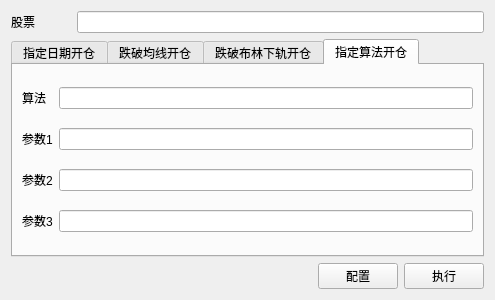
<?xml version="1.0" encoding="UTF-8"?>
<ui version="4.0">
 <class>Form</class>
 <widget class="QWidget" name="Form">
  <property name="geometry">
   <rect>
    <x>0</x>
    <y>0</y>
    <width>495</width>
    <height>300</height>
   </rect>
  </property>
  <property name="windowTitle">
   <string>Form</string>
  </property>
  <layout class="QGridLayout" name="gridLayout">
   <item row="0" column="0">
    <widget class="QLabel" name="label">
     <property name="sizePolicy">
      <sizepolicy hsizetype="Preferred" vsizetype="Preferred">
       <horstretch>0</horstretch>
       <verstretch>0</verstretch>
      </sizepolicy>
     </property>
     <property name="maximumSize">
      <size>
       <width>64</width>
       <height>16777215</height>
      </size>
     </property>
     <property name="text">
      <string>股票</string>
     </property>
     <property name="alignment">
      <set>Qt::AlignLeading|Qt::AlignLeft|Qt::AlignVCenter</set>
     </property>
    </widget>
   </item>
   <item row="0" column="1" colspan="3">
    <widget class="QLineEdit" name="code"/>
   </item>
   <item row="2" column="0" colspan="2">
    <spacer name="horizontalSpacer">
     <property name="orientation">
      <enum>Qt::Horizontal</enum>
     </property>
     <property name="sizeHint" stdset="0">
      <size>
       <width>308</width>
       <height>20</height>
      </size>
     </property>
    </spacer>
   </item>
   <item row="2" column="2">
    <widget class="QPushButton" name="config">
     <property name="text">
      <string>配置</string>
     </property>
    </widget>
   </item>
   <item row="2" column="3">
    <widget class="QPushButton" name="button">
     <property name="text">
      <string>执行</string>
     </property>
    </widget>
   </item>
   <item row="1" column="0" colspan="4">
    <widget class="QTabWidget" name="tabWidget">
     <property name="currentIndex">
      <number>3</number>
     </property>
     <widget class="QWidget" name="tab">
      <attribute name="title">
       <string>指定日期开仓</string>
      </attribute>
      <layout class="QGridLayout" name="gridLayout_2">
       <item row="0" column="0">
        <widget class="QDateEdit" name="date">
         <property name="displayFormat">
          <string notr="true">yyyy-MM-dd</string>
         </property>
        </widget>
       </item>
       <item row="0" column="1">
        <spacer name="horizontalSpacer_2">
         <property name="orientation">
          <enum>Qt::Horizontal</enum>
         </property>
         <property name="sizeHint" stdset="0">
          <size>
           <width>356</width>
           <height>20</height>
          </size>
         </property>
        </spacer>
       </item>
       <item row="1" column="0">
        <spacer name="verticalSpacer">
         <property name="orientation">
          <enum>Qt::Vertical</enum>
         </property>
         <property name="sizeHint" stdset="0">
          <size>
           <width>20</width>
           <height>152</height>
          </size>
         </property>
        </spacer>
       </item>
      </layout>
     </widget>
     <widget class="QWidget" name="tab_2">
      <attribute name="title">
       <string>跌破均线开仓</string>
      </attribute>
      <layout class="QGridLayout" name="gridLayout_4">
       <item row="0" column="0">
        <widget class="QLabel" name="label_2">
         <property name="text">
          <string>均线</string>
         </property>
        </widget>
       </item>
       <item row="0" column="1">
        <widget class="QSpinBox" name="ma">
         <property name="minimum">
          <number>20</number>
         </property>
         <property name="maximum">
          <number>180</number>
         </property>
        </widget>
       </item>
       <item row="0" column="2">
        <spacer name="horizontalSpacer_4">
         <property name="orientation">
          <enum>Qt::Horizontal</enum>
         </property>
         <property name="sizeHint" stdset="0">
          <size>
           <width>368</width>
           <height>20</height>
          </size>
         </property>
        </spacer>
       </item>
       <item row="1" column="0">
        <spacer name="verticalSpacer_3">
         <property name="orientation">
          <enum>Qt::Vertical</enum>
         </property>
         <property name="sizeHint" stdset="0">
          <size>
           <width>20</width>
           <height>152</height>
          </size>
         </property>
        </spacer>
       </item>
      </layout>
     </widget>
     <widget class="QWidget" name="tab_3">
      <attribute name="title">
       <string>跌破布林下轨开仓</string>
      </attribute>
      <layout class="QGridLayout" name="gridLayout_3">
       <item row="0" column="0">
        <widget class="QLabel" name="label_3">
         <property name="text">
          <string>参数</string>
         </property>
        </widget>
       </item>
       <item row="0" column="1">
        <widget class="QSpinBox" name="bollMa">
         <property name="minimum">
          <number>10</number>
         </property>
         <property name="maximum">
          <number>90</number>
         </property>
        </widget>
       </item>
       <item row="0" column="2">
        <widget class="QDoubleSpinBox" name="boll2">
         <property name="minimum">
          <double>1.000000000000000</double>
         </property>
         <property name="maximum">
          <double>10.000000000000000</double>
         </property>
         <property name="singleStep">
          <double>0.200000000000000</double>
         </property>
        </widget>
       </item>
       <item row="0" column="3">
        <spacer name="horizontalSpacer_3">
         <property name="orientation">
          <enum>Qt::Horizontal</enum>
         </property>
         <property name="sizeHint" stdset="0">
          <size>
           <width>310</width>
           <height>20</height>
          </size>
         </property>
        </spacer>
       </item>
       <item row="1" column="0" colspan="2">
        <spacer name="verticalSpacer_2">
         <property name="orientation">
          <enum>Qt::Vertical</enum>
         </property>
         <property name="sizeHint" stdset="0">
          <size>
           <width>20</width>
           <height>152</height>
          </size>
         </property>
        </spacer>
       </item>
      </layout>
     </widget>
     <widget class="QWidget" name="tab_4">
      <attribute name="title">
       <string>指定算法开仓</string>
      </attribute>
      <layout class="QGridLayout" name="gridLayout_5">
       <item row="0" column="0">
        <widget class="QLabel" name="label_4">
         <property name="text">
          <string>算法</string>
         </property>
        </widget>
       </item>
       <item row="0" column="1">
        <widget class="QLineEdit" name="algo"/>
       </item>
       <item row="1" column="0">
        <widget class="QLabel" name="label_5">
         <property name="text">
          <string>参数1</string>
         </property>
        </widget>
       </item>
       <item row="1" column="1">
        <widget class="QLineEdit" name="p1"/>
       </item>
       <item row="2" column="0">
        <widget class="QLabel" name="label_6">
         <property name="text">
          <string>参数2</string>
         </property>
        </widget>
       </item>
       <item row="2" column="1">
        <widget class="QLineEdit" name="p2"/>
       </item>
       <item row="3" column="0">
        <widget class="QLabel" name="label_7">
         <property name="text">
          <string>参数3</string>
         </property>
        </widget>
       </item>
       <item row="3" column="1">
        <widget class="QLineEdit" name="p3"/>
       </item>
      </layout>
     </widget>
    </widget>
   </item>
  </layout>
 </widget>
 <resources/>
 <connections/>
</ui>
